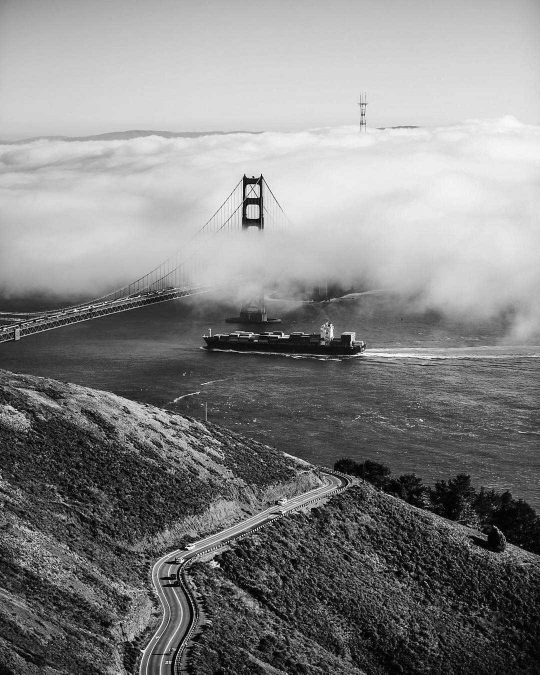
#> input picture ComputerVision OpenCV/opencvFrameImageProcess/img/SF_copy2.jpeg, 1080 x 1349 px (shown at 1/2 size)
$ python basicFunctions.py
#> lines starting #> are read from the running program, lines starting #| are printed output that depends on the picture
#basic drawing functions of opencv

import cv2, numpy

cv2.namedWindow("drawings")
background = cv2.imread("./img/SF_copy2.jpeg") #more like a canvas where our little cute things will go on, then just put this on the window frame
#> background is the input picture: shape (1349, 1080, 3); min 0, max 255, mean 132.7

cv2.line(background, (50,50), (400,400),(255,0,0), 3)
cv2.rectangle(background, (500, 20), (580, 100), (0,255,0), 2)
cv2.rectangle(background, (100,300), (150,360), (0,0,255), -1)
cv2.circle(background, (500,300), 40, (255,255,0), -1)

pts = numpy.array([[300,300],[300,340],[350,320]], numpy.int32)
cv2.polylines(background, [pts], True, (0,255,255), 2)
#> background: shape (1349, 1080, 3); mean B, G, R 132.3, 132.2, 131.7
cv2.putText(background, "Background canvas of SF Bridg", (350,420),cv2.FONT_HERSHEY_SIMPLEX, 1, (255,255,255), 2)
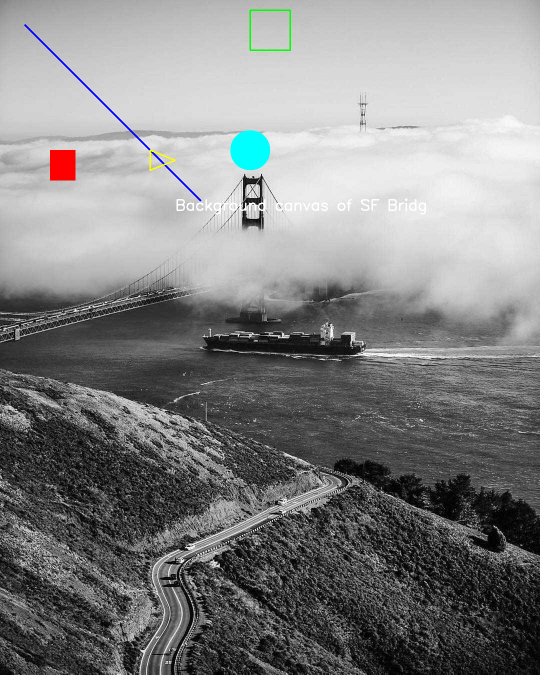
#> background: shape (1349, 1080, 3) (shown at 1/2 size); mean B, G, R 132.4, 132.3, 131.8

cv2.imshow("drawings", background)
cv2.waitKey(0)
print("----saving image----")
cv2.imwrite("./img/SF_drawings.jpeg", background, [int(cv2.IMWRITE_JPEG_QUALITY), 100])
print("image saved!")
cv2.destroyAllWindows()
